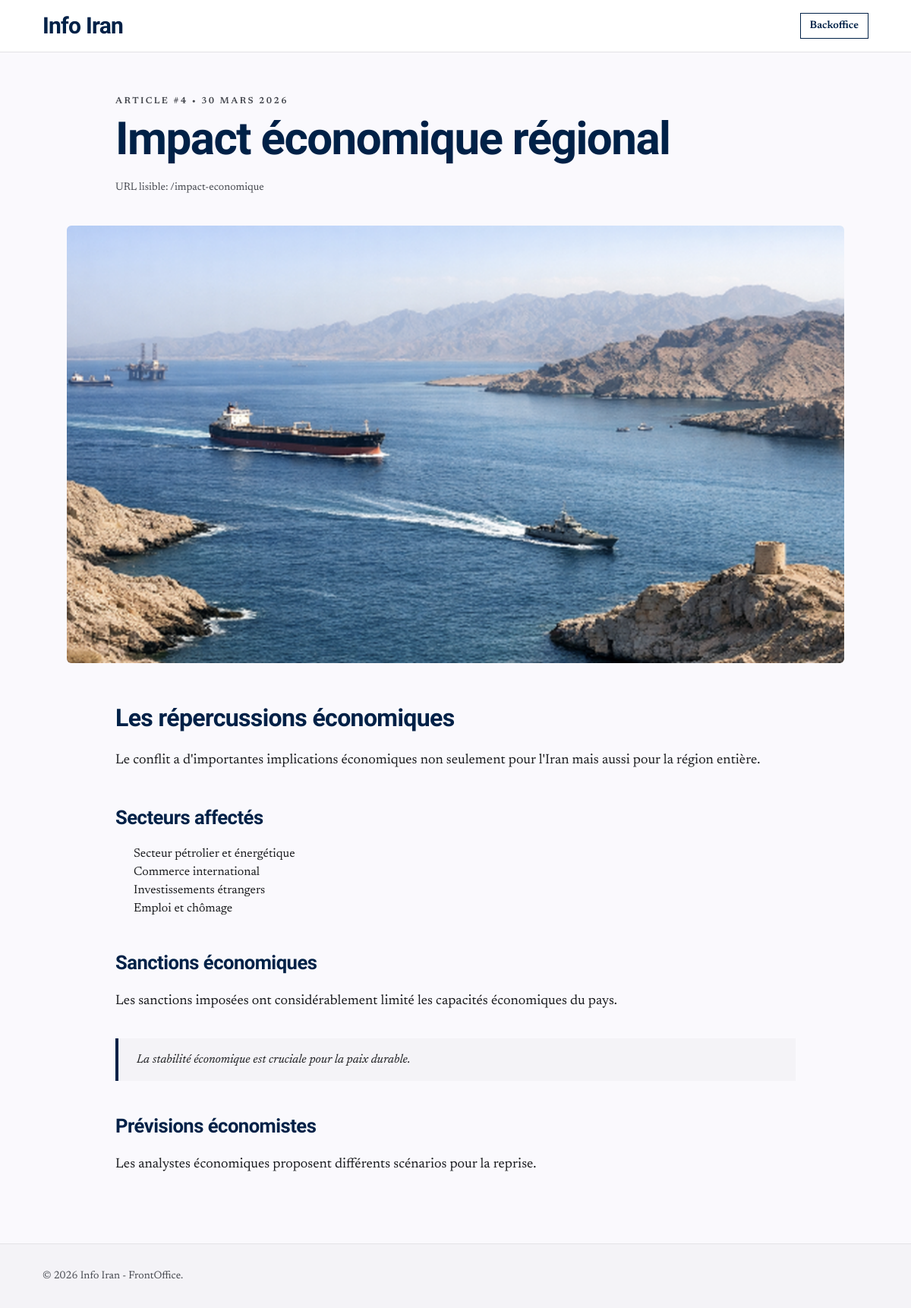
/articles/impact-economique, run on the app's committed database.
### tables this page shows
CREATE TABLE articles (
    id INT AUTO_INCREMENT PRIMARY KEY,
    titre VARCHAR(255) NOT NULL,
    slug VARCHAR(255) NOT NULL UNIQUE,
    contenu TEXT NOT NULL,
    image_url VARCHAR(255),
    image_alt VARCHAR(150),
    meta_description VARCHAR(160),
    date_creation TIMESTAMP DEFAULT CURRENT_TIMESTAMP,
    date_modification TIMESTAMP DEFAULT CURRENT_TIMESTAMP ON UPDATE CURRENT_TIMESTAMP,
    INDEX (slug),
    INDEX (date_creation)
);

### includes/functions.php (called while the page is built, shortened)
<?php
function escape(string $value): string
{
    return htmlspecialchars($value, ENT_QUOTES, 'UTF-8');
}
function formatArticleDate(string $date): string
{
    try {
        $dateTime = new DateTime($date);
        if (class_exists('IntlDateFormatter')) {
            $formatter = new IntlDateFormatter('fr_FR', IntlDateFormatter::LONG, IntlDateFormatter::NONE);
            $formatted = $formatter->format($dateTime);
            if ($formatted !== false) {
                return $formatted;
            }
        }
        return $dateTime->format('d/m/Y');
    } catch (Exception $e) {
        return $date;
    }
}
function buildArticleBody(string $content): string
{
    $content = trim($content);
    $containsHtml = $content !== strip_tags($content);
    if ($containsHtml) {
        $allowedTags = '<p><h1><h2><h3><h4><h5><h6><blockquote><ul><ol><li><strong><em><b><i><a><img><br>';
        return strip_tags($content, $allowedTags);
    }
    $html = [];
    return !empty($html) ? implode("\n", $html) : '<p>' . nl2br(escape($content)) . '</p>';
}
function getBySlug(PDO $pdo, string $slug): ?array
{
    $stmt = $pdo->prepare('SELECT id, titre, slug, contenu, image_url, image_alt, meta_description, date_creation FROM articles WHERE slug = ? LIMIT 1');
    $stmt->execute([$slug]);
    $result = $stmt->fetch();
    return $result ?: null;
}

### frontoffice/detail-article.php (the view, shortened to what this page needs)
<?php
require_once __DIR__ . '/../includes/db.php';
require_once __DIR__ . '/../includes/functions.php';
$articleSlug = filter_input(INPUT_GET, 'slug', FILTER_SANITIZE_STRING);
$article = getBySlug($pdo, $articleSlug);
$title = $article['titre'];
$heroImage = trim((string) $article['image_url']) !== ''
    ? $article['image_url']
    : 'https://images.unsplash.com/photo-1528825871115-3581a5387919?auto=format&fit=crop&w=1600&q=80';
$heroAlt = trim((string) $article['image_alt']) !== ''
    ? $article['image_alt']
    : 'Illustration de l\'article';
$articleHtml = buildArticleBody((string) $article['contenu']);
$publishedAt = formatArticleDate((string) $article['date_creation']);
?>
<!DOCTYPE html>
<html class="light" lang="fr">
<head>
    <script src="https://cdn.tailwindcss.com?plugins=forms,container-queries"></script>
</head>
<body class="bg-surface text-onSurface font-body selection:bg-blue-100">
<header class="border-b border-line bg-white/90 backdrop-blur-md sticky top-0 z-50">
    <div class="max-w-6xl mx-auto px-4 md:px-8 py-4 flex items-center justify-between">
        <a class="text-2xl md:text-3xl font-black tracking-tight text-primary font-headline" href="/">Info Iran</a>
        <a class="text-sm font-semibold text-primary border border-primary px-3 py-1.5 hover:bg-primary hover:text-white transition-colors" href="/site-information/backoffice/login.php">Backoffice</a>
    </div>
</header>
<main class="max-w-6xl mx-auto px-4 md:px-8 pt-10 md:pt-14 pb-16">
    <header class="max-w-4xl mx-auto mb-10 text-center md:text-left">
        <div class="text-xs uppercase tracking-[0.2em] text-muted font-semibold mb-3">
            Article #<?= (int) $article['id'] ?> • <?= escape($publishedAt) ?>
        </div>
        <h1 class="font-headline font-black text-4xl md:text-6xl leading-tight tracking-tight text-primary mb-6">
            <?= escape($title) ?>
        </h1>
        <p class="text-sm text-muted">
            URL lisible: /<?= escape($article['slug']) ?>
        </p>
    </header>
    <section class="max-w-5xl mx-auto mb-12">
        <div class="aspect-[16/9] overflow-hidden rounded-md bg-gray-100">
            <img class="w-full h-full object-cover"
                 src="<?= escape($heroImage) ?>"
                 alt="<?= escape($heroAlt) ?>"
                 width="1600"
                 height="900"
                 loading="eager"
                 decoding="async"/>
        </div>
    </section>
    <article class="max-w-4xl mx-auto article-content text-onSurface">
        <?= $articleHtml ?>
    </article>
</main>
<footer class="border-t border-line bg-[#f4f3f7]">
    <div class="max-w-6xl mx-auto px-4 md:px-8 py-8 text-sm text-muted">
        © <?= date('Y') ?> Info Iran - FrontOffice.
    </div>
</footer>
</body>
</html>

### frontoffice/detail-article.php (style rules this page uses)
body { min-height: 100dvh; }
.article-content p { margin-bottom: 1.5rem; line-height: 1.8; font-size: 1.125rem; }
.article-content h1, .article-content h2, .article-content h3 { font-family: 'Work Sans', sans-serif; font-weight: 800; letter-spacing: -0.02em; color: #002147; margin-top: 2.5rem; margin-bottom: 1rem; }
.article-content h1 { font-size: 2rem; }
.article-content h2 { font-size: 1.6rem; }
.article-content blockquote { margin: 2rem 0; padding: 1rem 1.5rem; border-left: 4px solid #002147; background: #f4f3f7; font-style: italic; }
.article-content ul, .article-content ol { margin: 1rem 0 1.5rem 1.5rem; }

### data on the page
articles: id "4", date_creation "30 MARS 2026", titre "Impact économique régional", slug "impact-economique", image_url (picture), contenu "Les répercussions économiques Le conflit a d'importantes implications économiques non seulement pour l'Iran mais aussi pour la région entière. Secteurs affectés Secteur pétrolier et énergétique Commerce international Investissements étrangers Emploi et chômage Sanctions économiques Les sanctions imposées ont considérablement limité les capacités économiques du pays. La stabilité économique est cruciale pour la paix durable. Prévisions économistes Les analystes économiques proposent différents scénarios pour la reprise."
